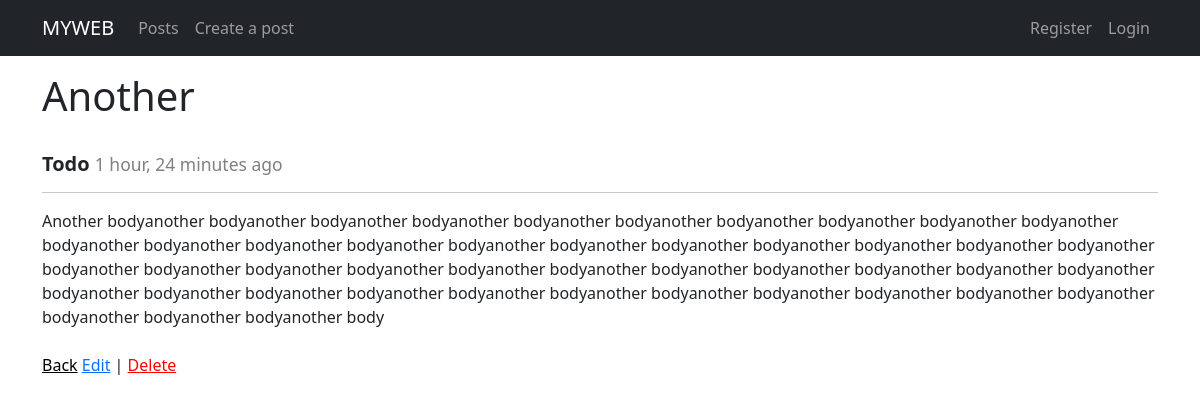
Page /blog/2/detail on the committed database.
### blogapp/models.py (models this page shows, shortened)
class Blog(models.Model):
    title = models.CharField(max_length=100)
    title_tag = models.CharField(max_length=350)
    author = models.ForeignKey(User, on_delete=models.CASCADE)
    body = models.TextField()
    created = models.DateTimeField(default = datetime.now())

### blogapp/views.py (the view)
# urls.py: path('<str:pk>/detail', BlogDetail.as_view(), name = 'blog-detail'),
class BlogDetail(DetailView):
    model = Blog

### templates/blogapp/blog_detail.html (shortened to what this page needs)
{% extends 'base.html' %}
{% block content %}
    <h1>{{ blog.title|capfirst }}</h1>
<br>
    <h5 class="card-title"><strong>{{ blog.author|capfirst }}</strong> <small style="color: grey;">{{ blog.created|timesince }} ago</small></h5>
    <hr>
    {{ blog.body|capfirst }}
    <br><br>
    <a style="color: black;" href="{% url 'blogs' %}">Back</a>
        <a href="{% url 'blog-update' blog.id %}">Edit</a> |
        <a style="color: red;" href="{% url 'blog-delete' blog.id %}">Delete</a>
{% endblock %}

### rows in the picture
Blog: title "Another", author "Todo", created "1 hour, 24 minutes", body "Another bodyanother bodyanother bodyanother bodyanother bodyanother bodyanother bodyanother bodyanother bodyanother bodyanother bodyanother bodyanother bodyanother bodyanother bodyanother bodyanother bodyanother bodyanother bodyanother bodyanother bodyanother bodyanother bodyanother bodyanother bodyanother bodyanother bodyanother bodyanother bodyanother bodyanother bodyanother bodyanother bodyanother bodyanother bodyanother bodyanother bodyanother bodyanother bodyanother bodyanother bodyanother bodyanother bodyanother bodyanother bodyanother bodyanother body"
